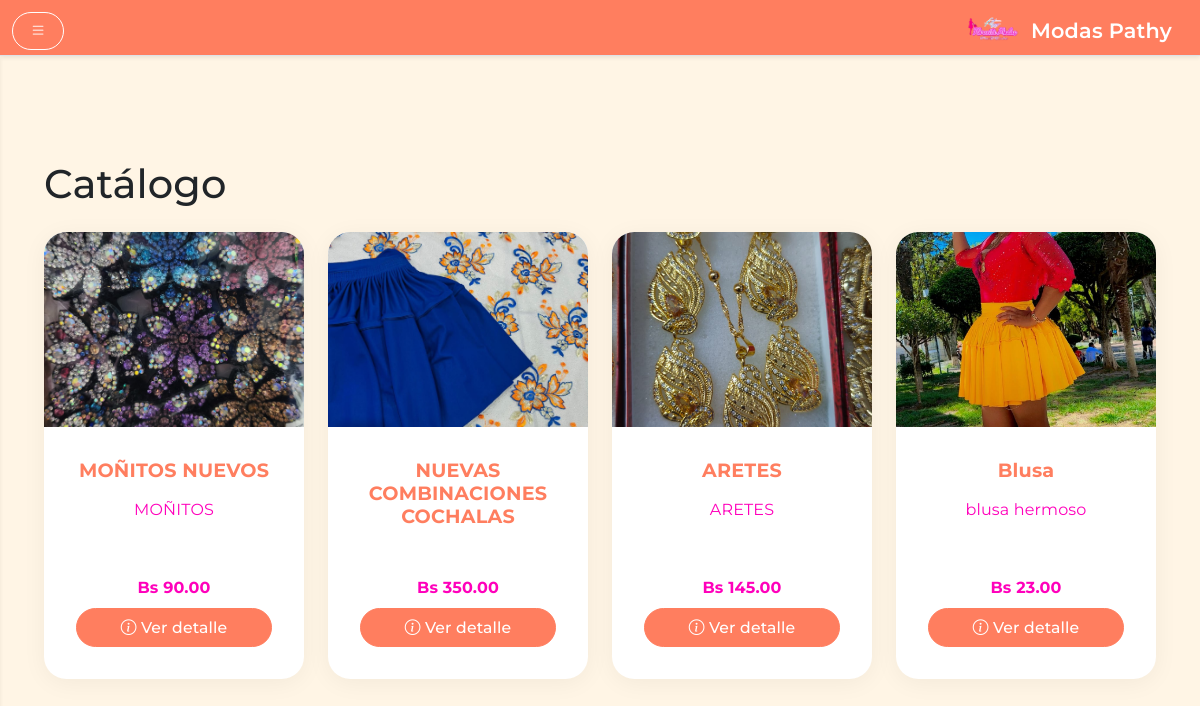
The page /catalogo on the database as committed earlier.
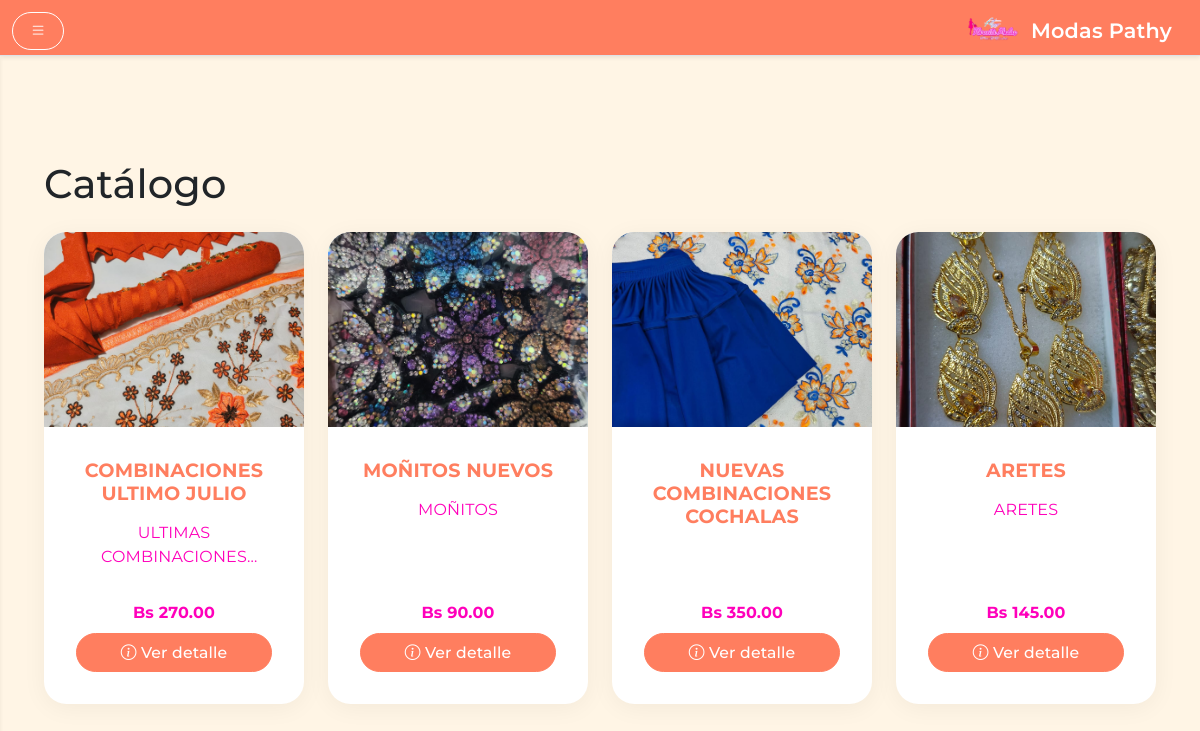
The same page on the database as committed later.
### app.py (models this page shows)
class Product(db.Model):
    id = db.Column(db.Integer, primary_key=True)
    name = db.Column(db.String(128), nullable=False)
    description = db.Column(db.Text)
    price = db.Column(db.Float, nullable=False)
    category_id = db.Column(db.Integer, db.ForeignKey('category.id'))
    category = db.relationship('Category', backref='products')
    is_new       = db.Column(db.Boolean, default=False)
    is_trending  = db.Column(db.Boolean, default=False)
    is_featured  = db.Column(db.Boolean, default=False)

class ProductImage(db.Model):
    id = db.Column(db.Integer, primary_key=True)
    filename = db.Column(db.String(256), nullable=False)
    is_main = db.Column(db.Boolean, default=False)
    product_id = db.Column(db.Integer, db.ForeignKey('product.id'))
    product = db.relationship('Product', backref='images')

### app.py (the view)
@app.route('/catalogo')
def catalogo():
    q = request.args.get('q', '').strip()
    categoria_id = request.args.get('categoria', type=int)
    query = Product.query
    if categoria_id:
        query = query.filter_by(category_id=categoria_id)
    if q:
        like = f"%{q}%"
        query = query.filter(or_(Product.name.ilike(like), Product.description.ilike(like)))
    productos = query.order_by(Product.id.desc()).all()
    categoria = Category.query.get(categoria_id) if categoria_id else None
    return render_template(
        'public/catalogo.html',
        productos=productos,
        categoria=categoria,
        search=q
    )

### app.py (called while the page is built, shortened)
@app.context_processor
def inject_notifications():
    notifications = Notification.query.order_by(Notification.timestamp.desc()).limit(6).all()
    notifs = [
        {
            'message': n.message,
            'timestamp': n.timestamp.strftime('%d/%m %H:%M'),
            'admin_name': n.admin_name
        }
        for n in notifications
    ]
    return dict(notifications=notifs)

@app.context_processor
def inject_theme():
    active = Theme.query.filter_by(is_default=True).first()
    all_themes = Theme.query.order_by(Theme.name).all()
    return {
        'active_theme': active,
        'all_themes': all_themes
    }

@app.before_request
def seed_themes_once():
    global _seeded
    db.create_all()

@app.context_processor
def inject_public_data():
    categorias = Category.query.order_by(Category.name).all()
    return {
        'public_categories': categorias,
        'now': lambda fmt=None: datetime.utcnow().strftime(fmt or '%Y'),
        'contact_info': ContactInfo.query.first()
    }

### templates/public/catalogo.html (shortened to what this page needs)
{% extends 'public/base.html' %}
{% block page_title %}Catálogo{% endblock %}
{% block content %}
  <div class="row g-4">
    {% for prod in productos %}
      <div class="col-6 col-md-3">
        <div class="card h-100 hover-shadow border-0">
          {% set main = prod.images|selectattr('is_main')|first or prod.images[0] %}
          <div class="img-wrapper" style="--bg-img: url('{{ url_for('static', filename='uploads/' ~ main.filename) }}');">
            <img src="{{ url_for('static', filename='uploads/' ~ main.filename) }}" alt="{{ prod.name }}">
          </div>
          <div class="card-body d-flex flex-column justify-content-between text-center">
            <div>
              <h5 class="card-title text-capitalize">{{ prod.name }}</h5>
              <p class="text-truncate-two">{{ prod.description }}</p>
            </div>
            <div class="mt-3">
              <p class="fw-bold mb-2">Bs {{ '%.2f'|format(prod.price) }}</p>
              <a href="{{ url_for('producto_detalle', id=prod.id) }}" class="btn btn-primary w-100">
                <i class="bi bi-info-circle"></i> Ver detalle
              </a>
            </div>
          </div>
        </div>
      </div>
    {% else %}
      <p class="text-muted">No se encontraron productos.</p>
    {% endfor %}
  </div>
{% endblock %}

### templates/public/base.html (shortened to what this page needs)
<!DOCTYPE html>
<html lang="es">
<head>
  <link href="https://cdn.jsdelivr.net/npm/bootstrap@5.3.0/dist/css/bootstrap.min.css" rel="stylesheet"/>
  <link href="https://cdn.jsdelivr.net/npm/bootstrap-icons@1.10.5/font/bootstrap-icons.css" rel="stylesheet"/>
  <link rel="stylesheet" href="https://cdnjs.cloudflare.com/ajax/libs/animate.css/4.1.1/animate.min.css"/>
  <link rel="stylesheet" href="https://cdnjs.cloudflare.com/ajax/libs/aos/2.3.4/aos.css"/>
  <link rel="stylesheet" href="{{ url_for('static', filename='css/styles.css') }}" />
</head>
<body>
  <header class="navbar navbar-light bg-white border-bottom fixed-top shadow-sm">
    <div class="container-fluid">
      <button id="sidebarToggle" class="btn btn-outline-secondary me-3" aria-label="Toggle sidebar">
        <i class="bi bi-list"></i>
      </button>
      <a href="{{ url_for('index') }}" class="navbar-brand d-flex align-items-center mb-0 h1" style="gap:10px;">
        <img src="{{ url_for('static', filename='images/logo.png') }}" alt="Logo" height="36" class="d-inline-block align-text-top">
        <span class="d-none d-md-inline" style="font-size:1.3rem; font-weight:600; color:#8F2D56;">Modas Pathy</span>
      </a>
    </div>
  </header>
  <div class="d-flex">
    <main class="flex-grow-1" style="background: var(--bg-color) !important;">
      <div class="container-fluid mt-5 pt-4">
        <h1 class="mb-4">{% block page_title %}{% endblock %}</h1>
        {% block content %}{% endblock %}
      </div>
    </main>
  </div>
</body>
</html>

### static/css/styles.css (style rules this page uses)
:root { --blanco: #FFFFFF; --gris-claro: #f8f9fa; --gris-oscuro: #e3e3e3; --shadow-card: 0 4px 24px rgba(0, 0, 0, 0.05); --shadow-hover: 0 8px 36px rgba(0, 0, 0, 0.10); }
body, .form-label, .btn, .card-title, .navbar-brand, .nav-link { font-family: 'Montserrat', sans-serif; letter-spacing: 0.01em; }
body { margin-top: 56px; background: transparent; }
header.navbar { height: 56px; z-index: 1000; box-shadow: 0 4px 18px rgba(0, 0, 0, 0.07); background: var(--primary) !important; }
header .navbar-brand span { color: #fff !important; }
header .btn-outline-secondary { color: #fff; border-color: #fff; }
main { transition: margin-left 0.3s cubic-bezier(.87, -.41, .19, 1.44); margin-left: 0; padding: 2rem; background: var(--gris-claro); }
.card, .card.hover-shadow { border-radius: 1.4rem !important; border: none; box-shadow: var(--shadow-card); background: var(--blanco); transition: box-shadow 0.22s cubic-bezier(.87, -.41, .19, 1.44), transform 0.19s; }
h2, h3, h4, h5, h6 { font-size: 2.15rem; color: var(--text-color); margin-bottom: 1.5rem; letter-spacing: 0.01em; font-weight: 800; }
.card-title { font-size: 1.2rem; font-weight: 700; color: var(--primary); margin-bottom: 1rem; }
p, span, label { color: var(--text-color); }
a { color: var(--primary); text-decoration: none; }
.btn { font-size: 0.98em; border-radius: 2em !important; font-weight: 500; padding: 0.42em 1.1em; letter-spacing: 0.01em; box-shadow: none; transition: background 0.15s, color 0.15s, box-shadow 0.15s; }
.btn-primary { background-color: var(--primary); border-color: var(--primary); color: #fff; }
.btn-outline-secondary { color: var(--text-color); border-color: var(--gris-oscuro); }
.card-body { padding: 2rem; }
.img-wrapper { aspect-ratio: 4/3; overflow: hidden; border-top-left-radius: 1.4rem; border-top-right-radius: 1.4rem; background: var(--blanco); }
.img-wrapper img { width: 100%; height: 100%; object-fit: cover; transition: transform .3s ease; }
.text-truncate-two { display: -webkit-box; -webkit-line-clamp: 2; -webkit-box-orient: vertical; overflow: hidden; color: var(--text-color); }

Rows that differ between the two databases and show on the page:
no longer on this page (row unchanged): Product: name.filename (picture), name "Blusa", description "blusa hermoso", price "23.00"
added Product: filename (picture), name "COMBINACIONES ULTIMO JULIO", description "ULTIMAS…", price "270.00"
